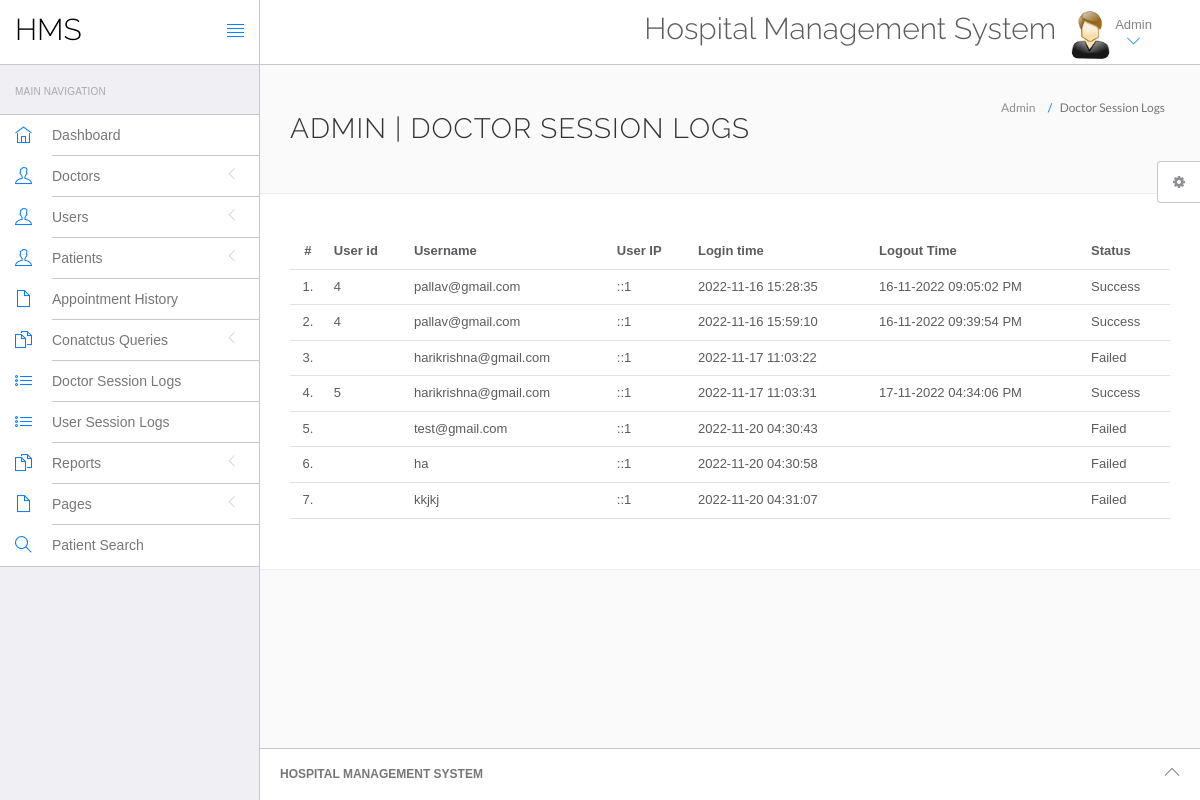
Screenshot of /hospital/hms/admin/doctor-logs.php (signed in) with the database file from the repository.
### tables this page shows
CREATE TABLE `doctorslog` (
  `id` int(11) NOT NULL,
  `uid` int(11) DEFAULT NULL,
  `username` varchar(255) DEFAULT NULL,
  `userip` binary(16) DEFAULT NULL,
  `loginTime` timestamp NULL DEFAULT current_timestamp(),
  `logout` varchar(255) DEFAULT NULL,
  `status` int(11) DEFAULT NULL
);

### hospital/hms/admin/doctor-logs.php (the view, shortened to what this page needs)
<?php
include('include/config.php');
if(strlen($_SESSION['id']==0)) {
 header('location:logout.php');
  } else{
?>
<!DOCTYPE html>
<html lang="en">
	<head>
		<link rel="stylesheet" href="vendor/bootstrap/css/bootstrap.min.css">
		<link rel="stylesheet" href="vendor/fontawesome/css/font-awesome.min.css">
		<link rel="stylesheet" href="vendor/themify-icons/themify-icons.min.css">
		<link href="vendor/animate.css/animate.min.css" rel="stylesheet" media="screen">
		<link href="vendor/perfect-scrollbar/perfect-scrollbar.min.css" rel="stylesheet" media="screen">
		<link href="vendor/switchery/switchery.min.css" rel="stylesheet" media="screen">
		<link href="vendor/bootstrap-touchspin/jquery.bootstrap-touchspin.min.css" rel="stylesheet" media="screen">
		<link href="vendor/select2/select2.min.css" rel="stylesheet" media="screen">
		<link href="vendor/bootstrap-datepicker/bootstrap-datepicker3.standalone.min.css" rel="stylesheet" media="screen">
		<link href="vendor/bootstrap-timepicker/bootstrap-timepicker.min.css" rel="stylesheet" media="screen">
		<link rel="stylesheet" href="assets/css/styles.css">
		<link rel="stylesheet" href="assets/css/plugins.css">
		<link rel="stylesheet" href="assets/css/themes/theme-1.css" id="skin_color" />
	</head>
	<body>
		<div id="app">
<?php include('include/sidebar.php');?>
			<div class="app-content">
					<?php include('include/header.php');?>
				<div class="main-content" >
					<div class="wrap-content container" id="container">
						<section id="page-title">
							<div class="row">
								<div class="col-sm-8">
									<h1 class="mainTitle">Admin  | Doctor Session Logs</h1>
																	</div>
								<ol class="breadcrumb">
									<li>
										<span>Admin </span>
									</li>
									<li class="active">
										<span>Doctor Session Logs</span>
									</li>
								</ol>
							</div>
						</section>
						<div class="container-fluid container-fullw bg-white">
									<div class="row">
								<div class="col-md-12">
									<table class="table table-hover" id="sample-table-1">
										<thead>
											<tr>
												<th class="center">#</th>
												<th class="hidden-xs">User id</th>
												<th>Username</th>
												<th>User IP</th>
												<th>Login time</th>
												<th>Logout Time </th>
												<th> Status </th>
											</tr>
										</thead>
										<tbody>
<?php
$sql=mysqli_query($con,"select * from doctorslog ");
$cnt=1;
while($row=mysqli_fetch_array($sql))
{
?>
											<tr>
												<td class="center"><?php echo $cnt;?>.</td>
												<td class="hidden-xs"><?php echo $row['uid'];?></td>
												<td class="hidden-xs"><?php echo $row['username'];?></td>
												<td><?php echo $row['userip'];?></td>
												<td><?php echo $row['loginTime'];?></td>
												<td><?php echo $row['logout'];?>
												</td>
												<td>
<?php if($row['status']==1)
{
	echo "Success";
}
else
{
	echo "Failed";
}?>
</td>
											</tr>
											<?php
$cnt=$cnt+1;
											 }?>
										</tbody>
									</table>
								</div>
							</div>
								</div>
					</div>
				</div>
			</div>
	<?php include('include/footer.php');?>
	<?php include('include/setting.php');?>
		</div>
	</body>
</html>
<?php } ?>

### hospital/hms/admin/assets/css/themes/theme-1.css (style rules this page uses)
body { background: #FAFAFA; }

### rows the page displays
doctorslog: uid "4", username "pallav@gmail.com", userip "::1", loginTime "2022-11-16 15:28:35", logout "16-11-2022 09:05:02 PM", status "Success"
doctorslog: uid "4", username "pallav@gmail.com", userip "::1", loginTime "2022-11-16 15:59:10", logout "16-11-2022 09:39:54 PM", status "Success"
doctorslog: username "harikrishna@gmail.com", userip "::1", loginTime "2022-11-17 11:03:22", status "Failed"
doctorslog: uid "5", username "harikrishna@gmail.com", userip "::1", loginTime "2022-11-17 11:03:31", logout "17-11-2022 04:34:06 PM", status "Success"
doctorslog: username "test@gmail.com", userip "::1", loginTime "2022-11-20 04:30:43", status "Failed"
doctorslog: username "ha", userip "::1", loginTime "2022-11-20 04:30:58", status "Failed"
doctorslog: username "kkjkj", userip "::1", loginTime "2022-11-20 04:31:07", status "Failed"
